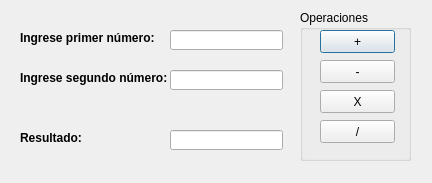
<?xml version="1.0" encoding="UTF-8"?>
<ui version="4.0">
 <class>frmCalculadora</class>
 <widget class="QDialog" name="frmCalculadora">
  <property name="geometry">
   <rect>
    <x>0</x>
    <y>0</y>
    <width>432</width>
    <height>183</height>
   </rect>
  </property>
  <property name="windowTitle">
   <string>Calculadora</string>
  </property>
  <widget class="QLabel" name="lblNum1">
   <property name="geometry">
    <rect>
     <x>20</x>
     <y>30</y>
     <width>141</width>
     <height>16</height>
    </rect>
   </property>
   <property name="font">
    <font>
     <weight>75</weight>
     <bold>true</bold>
    </font>
   </property>
   <property name="text">
    <string>Ingrese primer número:</string>
   </property>
  </widget>
  <widget class="QLabel" name="lblNum2">
   <property name="geometry">
    <rect>
     <x>20</x>
     <y>70</y>
     <width>151</width>
     <height>16</height>
    </rect>
   </property>
   <property name="font">
    <font>
     <weight>75</weight>
     <bold>true</bold>
    </font>
   </property>
   <property name="text">
    <string>Ingrese segundo número:</string>
   </property>
  </widget>
  <widget class="QLineEdit" name="txtNum1">
   <property name="geometry">
    <rect>
     <x>170</x>
     <y>30</y>
     <width>113</width>
     <height>20</height>
    </rect>
   </property>
  </widget>
  <widget class="QLineEdit" name="txtNum2">
   <property name="geometry">
    <rect>
     <x>170</x>
     <y>70</y>
     <width>113</width>
     <height>20</height>
    </rect>
   </property>
  </widget>
  <widget class="QLabel" name="lblResultado">
   <property name="geometry">
    <rect>
     <x>20</x>
     <y>130</y>
     <width>61</width>
     <height>16</height>
    </rect>
   </property>
   <property name="font">
    <font>
     <weight>75</weight>
     <bold>true</bold>
    </font>
   </property>
   <property name="text">
    <string>Resultado:</string>
   </property>
  </widget>
  <widget class="QLineEdit" name="txtResultado">
   <property name="geometry">
    <rect>
     <x>170</x>
     <y>130</y>
     <width>113</width>
     <height>20</height>
    </rect>
   </property>
  </widget>
  <widget class="QPushButton" name="btnSumar">
   <property name="geometry">
    <rect>
     <x>320</x>
     <y>30</y>
     <width>75</width>
     <height>23</height>
    </rect>
   </property>
   <property name="text">
    <string>+</string>
   </property>
  </widget>
  <widget class="QPushButton" name="btnRestar">
   <property name="geometry">
    <rect>
     <x>320</x>
     <y>60</y>
     <width>75</width>
     <height>23</height>
    </rect>
   </property>
   <property name="text">
    <string>-</string>
   </property>
  </widget>
  <widget class="QPushButton" name="btnMultiplicar">
   <property name="geometry">
    <rect>
     <x>320</x>
     <y>90</y>
     <width>75</width>
     <height>23</height>
    </rect>
   </property>
   <property name="text">
    <string>X</string>
   </property>
  </widget>
  <widget class="QPushButton" name="btnDividir">
   <property name="geometry">
    <rect>
     <x>320</x>
     <y>120</y>
     <width>75</width>
     <height>23</height>
    </rect>
   </property>
   <property name="text">
    <string>/</string>
   </property>
  </widget>
  <widget class="QGroupBox" name="grbOperaciones">
   <property name="geometry">
    <rect>
     <x>300</x>
     <y>10</y>
     <width>111</width>
     <height>151</height>
    </rect>
   </property>
   <property name="title">
    <string>Operaciones</string>
   </property>
  </widget>
  <zorder>grbOperaciones</zorder>
  <zorder>lblNum1</zorder>
  <zorder>lblNum2</zorder>
  <zorder>txtNum1</zorder>
  <zorder>txtNum2</zorder>
  <zorder>lblResultado</zorder>
  <zorder>txtResultado</zorder>
  <zorder>btnSumar</zorder>
  <zorder>btnRestar</zorder>
  <zorder>btnMultiplicar</zorder>
  <zorder>btnDividir</zorder>
 </widget>
 <resources/>
 <connections/>
</ui>
